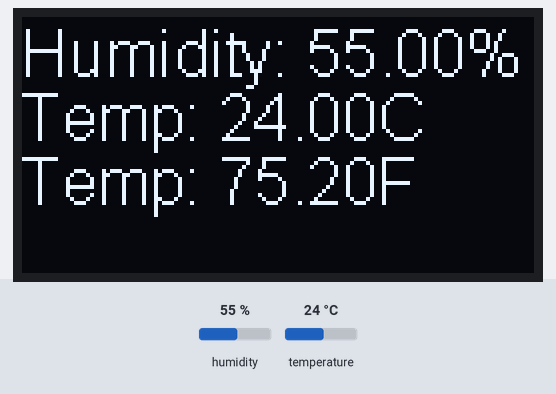
Recording of a sketch running on a simulated ESP8266 (NodeMCU). On the bench: 128×64 one-colour display. The test bench sets the inputs (shaded band); at power-on: humidity 55 %, temperature 24 °C.

Above: at 2.8 s.
2.9 s: humidity set to 22 %
At 4.5 s:
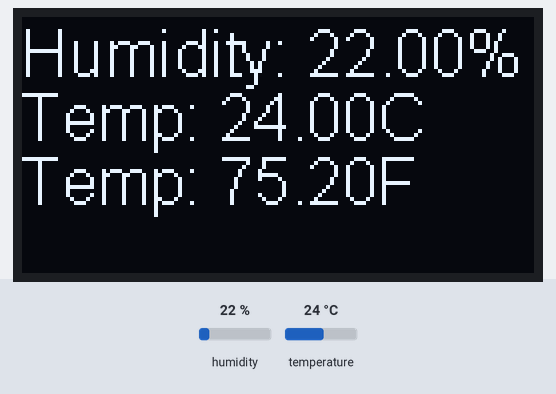
5.6 s: temperature set to 12 °C
At 7.4 s:
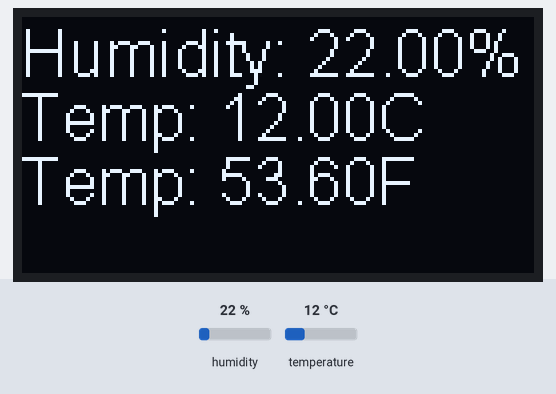
8.3 s: humidity set to 40 %
At 10.8 s:
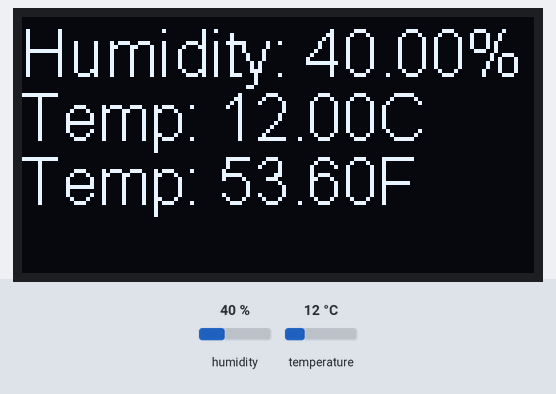
11.7 s: temperature set to 19 °C
At 13.7 s:
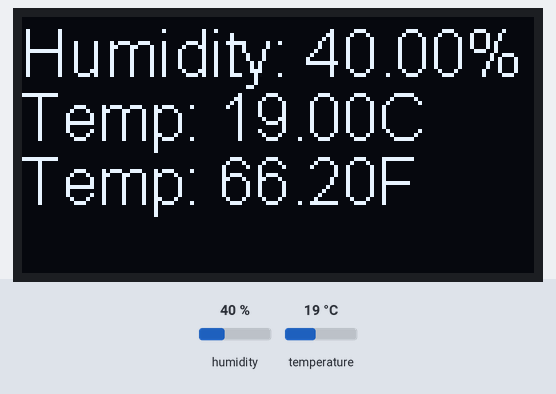
Timing chart, 0 to 15.2 s (numbered marks = the images above; inputs shaded):
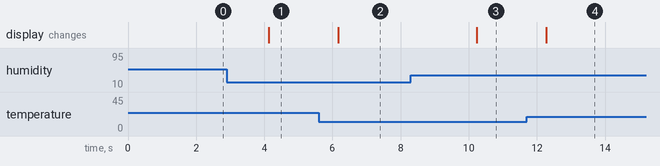

Measured:
- after the input at 2.9 s, the display: changes after 1.2 s (image 1)
- after the input at 5.6 s, the display: changes after 0.56 s (image 2)
- after the input at 8.3 s, the display: changes after 1.9 s (image 3)
- after the input at 11.7 s, the display: changes after 0.57 s (image 4)

The sketch:

Unit7_ESP8266_Oled_display.ino
```cpp
// (licence header left out)
// Include the correct display library
// For a connection via I2C using Wire include
#include <Wire.h>  // Only needed for Arduino 1.6.5 and earlier
#include "SSD1306.h" // alias for `#include "SSD1306Wire.h"`
// or #include "SH1106.h" alis for `#include "SH1106Wire.h"`
// For a connection via I2C using brzo_i2c (must be installed) include
// #include <brzo_i2c.h> // Only needed for Arduino 1.6.5 and earlier
// #include "SSD1306Brzo.h"
// #include "SH1106Brzo.h"
// For a connection via SPI include
// #include <SPI.h> // Only needed for Arduino 1.6.5 and earlier
// #include "SSD1306Spi.h"
// #include "SH1106SPi.h"

#include <DHT.h>

#define DHTPIN 5     // what pin we're connected to
#define DHTTYPE DHT11   // DHT 11

// Initialize the OLED display using SPI
// D5 -> CLK
// D7 -> MOSI (DOUT)
// D0 -> RES
// D2 -> DC
// D8 -> CS
// SSD1306Spi        display(D0, D2, D8);
// or
// SH1106Spi         display(D0, D2);

// Initialize the OLED display using brzo_i2c
// D3 -> SDA
// D5 -> SCL
// SSD1306Brzo display(0x3c, D3, D5);
// or
// SH1106Brzo  display(0x3c, D3, D5);

// Initialize the OLED display using Wire library
SSD1306  display(0x3c, D3, D5);
// SH1106 display(0x3c, D3, D5);

// Initialize DHT sensor for normal 16mhz Arduino
DHT dht(DHTPIN, DHTTYPE);

void setup(){
  // Initialising the UI will init the display too.
  display.init();

  display.flipScreenVertically();
  display.setFont(ArialMT_Plain_16);
  display.setTextAlignment(TEXT_ALIGN_LEFT);
  dht.begin(); // initialize dht
}

void displayTempHumid(){
  // Reading temperature or humidity takes about 250 milliseconds!
  // Sensor readings may also be up to 2 seconds 'old' (its a very slow sensor)
  float h = dht.readHumidity();
  // Read temperature as Celsius
  float t = dht.readTemperature();
  // Read temperature as Fahrenheit
  float f = dht.readTemperature(true);

  // Check if any reads failed and exit early (to try again).
  if (isnan(h) || isnan(t) || isnan(f)){
    display.clear(); // clearing the display
    display.drawString(5,0, "Failed DHT");
    return;
  }
  display.clear();
  display.drawString(0, 0, "Humidity: " + String(h) + "%\t");
  display.drawString(0, 16, "Temp: " + String(t) + "C");
  display.drawString(0, 32, "Temp: " + String(f) + "F");
}
void loop(){
  displayTempHumid();
  display.display();
  delay(2000);
}
```
